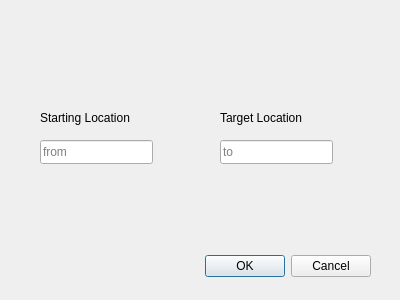
<?xml version="1.0" encoding="UTF-8"?>
<ui version="4.0">
 <class>dijkstraDialog</class>
 <widget class="QDialog" name="dijkstraDialog">
  <property name="geometry">
   <rect>
    <x>0</x>
    <y>0</y>
    <width>400</width>
    <height>300</height>
   </rect>
  </property>
  <property name="windowTitle">
   <string>Dijkstra Dialog</string>
  </property>
  <widget class="QDialogButtonBox" name="buttonBox">
   <property name="geometry">
    <rect>
     <x>30</x>
     <y>250</y>
     <width>341</width>
     <height>32</height>
    </rect>
   </property>
   <property name="orientation">
    <enum>Qt::Horizontal</enum>
   </property>
   <property name="standardButtons">
    <set>QDialogButtonBox::Cancel|QDialogButtonBox::Ok</set>
   </property>
  </widget>
  <widget class="QLineEdit" name="lineEdit">
   <property name="geometry">
    <rect>
     <x>40</x>
     <y>140</y>
     <width>113</width>
     <height>24</height>
    </rect>
   </property>
   <property name="placeholderText">
    <string>from</string>
   </property>
  </widget>
  <widget class="QLineEdit" name="lineEdit_2">
   <property name="geometry">
    <rect>
     <x>220</x>
     <y>140</y>
     <width>113</width>
     <height>24</height>
    </rect>
   </property>
   <property name="placeholderText">
    <string>to</string>
   </property>
  </widget>
  <widget class="QLabel" name="label">
   <property name="geometry">
    <rect>
     <x>40</x>
     <y>110</y>
     <width>91</width>
     <height>16</height>
    </rect>
   </property>
   <property name="text">
    <string>Starting Location</string>
   </property>
  </widget>
  <widget class="QLabel" name="label_2">
   <property name="geometry">
    <rect>
     <x>220</x>
     <y>110</y>
     <width>91</width>
     <height>16</height>
    </rect>
   </property>
   <property name="text">
    <string>Target Location</string>
   </property>
  </widget>
 </widget>
 <resources/>
 <connections>
  <connection>
   <sender>buttonBox</sender>
   <signal>accepted()</signal>
   <receiver>dijkstraDialog</receiver>
   <slot>accept()</slot>
   <hints>
    <hint type="sourcelabel">
     <x>248</x>
     <y>254</y>
    </hint>
    <hint type="destinationlabel">
     <x>157</x>
     <y>274</y>
    </hint>
   </hints>
  </connection>
  <connection>
   <sender>buttonBox</sender>
   <signal>rejected()</signal>
   <receiver>dijkstraDialog</receiver>
   <slot>reject()</slot>
   <hints>
    <hint type="sourcelabel">
     <x>316</x>
     <y>260</y>
    </hint>
    <hint type="destinationlabel">
     <x>286</x>
     <y>274</y>
    </hint>
   </hints>
  </connection>
 </connections>
</ui>
